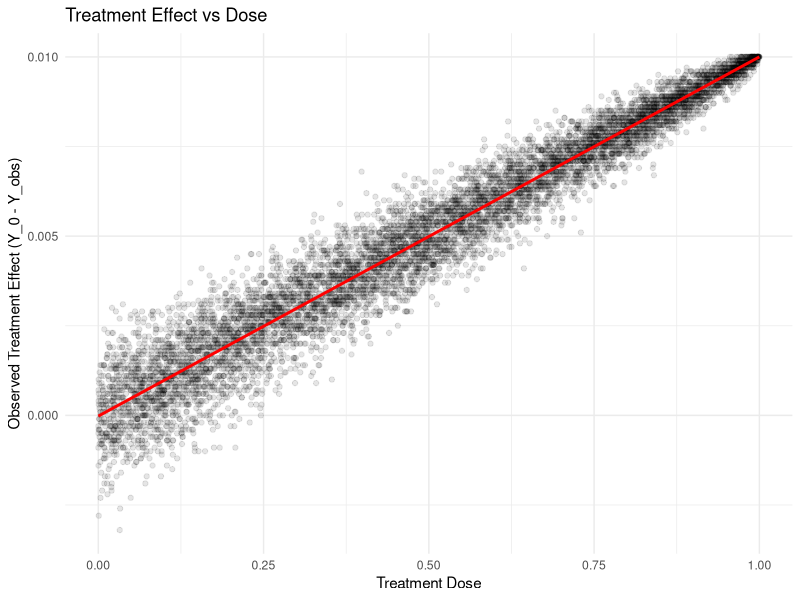
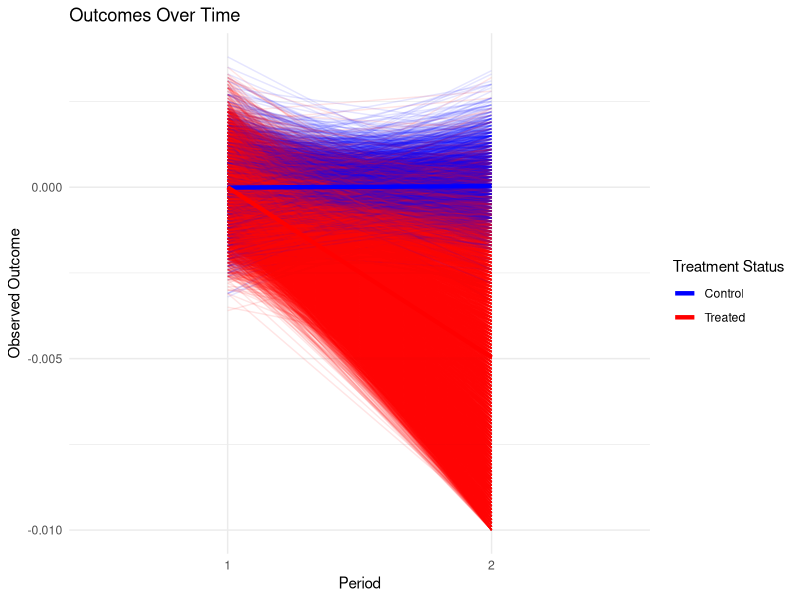

Reproduce these figures in R, in order.
library(dplyr)
library(tidyr)
library(ggplot2)
set.seed(123)

# Parameters
n_counties <- 10000
base_death_rate <- 0.01
treatment_prob <- 0.8
func <- function(x) x  # Linear function

# Generate data
sim_data <- tibble(
  county_id = rep(1:n_counties, each = 2),
  period = rep(c(1, 2), n_counties),
  population = rep(10000, n_counties * 2)  # Fixed population for simplicity
)

# Assign treatment status and doses
sim_data <- sim_data %>%
  group_by(county_id) %>%
  mutate(
    treated = rbinom(1, size = 1, prob = treatment_prob),
    dose = if_else(treated == 1, runif(1, 0, 1), 0)
  ) %>%
  ungroup()

# Generate potential outcomes and calculate treatment effects
sim_data <- sim_data %>%
  mutate(
    Y_0 = 0,  # Untreated outcome set to 0
    Y_d = Y_0 - func(dose) * (period == 2),  # Potential outcome with treatment
    treatment_effect = Y_0 - Y_d,

    # Probabilistically generate deaths
    baseline_deaths = rbinom(n(), size = population, prob = base_death_rate),
    prob_death_reduction = pmin(treatment_effect, 1),  # Ensure probability doesn't exceed 1
    deaths_removed = rbinom(n(), size = baseline_deaths, prob = prob_death_reduction),
    observed_deaths = baseline_deaths - deaths_removed,
    observed_death_rate = observed_deaths / population,

    # Observed outcome (based on probabilistic deaths)
    Y_obs = observed_death_rate - base_death_rate  # Adjust to make untreated outcome 0 on average
  )

# Calculate ATT(d|d') for each unique dose
att_d_given_d <- sim_data %>%
  filter(period == 2, treated == 1) %>%
  group_by(dose) %>%
  summarize(att = mean(Y_0 - Y_obs)) %>%
  ungroup()

# Calculate ATTo
att_o <- weighted.mean(att_d_given_d$att,
                       w = table(sim_data$dose[sim_data$treated == 1 & sim_data$period == 2]))

# Calculate ATE(d)
ate_d <- sim_data %>%
  filter(period == 2) %>%
  summarize(ate = mean(Y_0 - Y_obs)) %>%
  pull(ate)

# Display results
cat("ATTo:", att_o, "\n")
cat("ATE(d):", ate_d, "\n")
cat("Expected ATTo:", 0.5 * treatment_prob, "\n")

# Visualize treatment effect vs dose
ggplot(sim_data %>% filter(period == 2 & treated == 1),
       aes(x = dose, y = Y_0 - Y_obs)) +
  geom_point(alpha = 0.1) +
  geom_smooth(method = "lm", se = FALSE, color = "red") +
  labs(title = "Treatment Effect vs Dose",
       x = "Treatment Dose",
       y = "Observed Treatment Effect (Y_0 - Y_obs)") +
  theme_minimal()

# Visualize outcomes over time
ggplot(sim_data, aes(x = factor(period), y = Y_obs, group = county_id, color = factor(treated))) +
  geom_line(alpha = 0.1) +
  stat_summary(aes(group = treated), fun = mean, geom = "line", size = 1.5) +
  scale_color_manual(values = c("0" = "blue", "1" = "red"), labels = c("Control", "Treated")) +
  labs(title = "Outcomes Over Time",
       x = "Period",
       y = "Observed Outcome",
       color = "Treatment Status") +
  theme_minimal()
